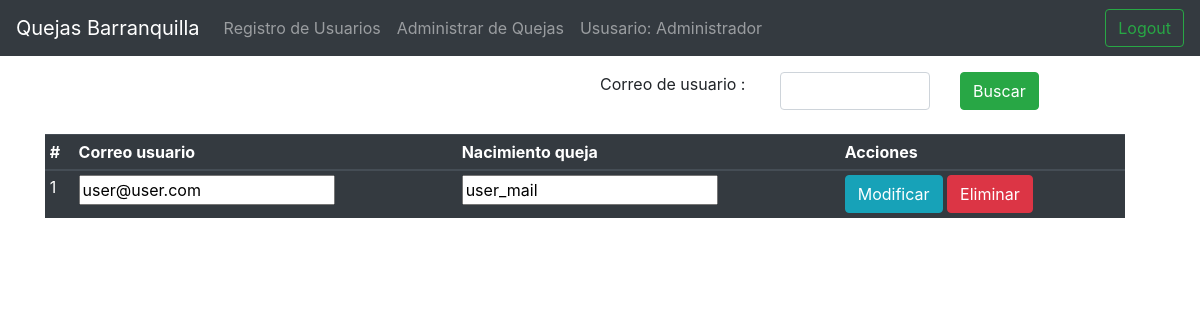
Page /index.php?complaints (signed in) on the committed database.
### tables this page shows
CREATE TABLE `complaints` (
  `id` int(6) UNSIGNED NOT NULL,
  `user_mail` varchar(30) NOT NULL,
  `complaint` text NOT NULL,
  `created_date` timestamp NOT NULL DEFAULT current_timestamp() ON UPDATE current_timestamp()
);

### complaints.php (called while the page is built, shortened)
<?php
class complaints{
	public function lis(){
		$c   = new conexion();
		$lin = $c->conectar();
		$sql = "SELECT * FROM complaints";
		$result = $lin->query($sql);
		$arr=array();
		while ($fila = $result->fetch_assoc()){
			$arr[]=$fila;
		}
		return($arr);
	}
}
?>

### crudComplaints.php (the view, shortened to what this page needs)
<?php
  require_once("complaints.php");
  $complaints = new complaints();
  if(isset($_POST['search']) && $_POST["user_mail"]!=""){
    $arr=$complaints->search($_POST["user_mail"]);
}  else{
  $arr=$complaints->lis();
}
   $view = isset($_SESSION['rol']) ? false:true;
 ?>
<?php if(!$view) { ?>
<div class="container mt-3">
<div class="row col-12">
    <div class="col-sm-6"></div>
    <div class="col-sm-2">
      <form method="post" action="">
      <label>Correo de usuario : </label>
    </div>
    <div class="col-sm-2">
      <input type="Text" class="form-control" name="user_mail">
    </div>
    <div class="col-sm-1">
      <input type="Submit" name="search" class="btn sm-btn btn-success" value="Buscar">
    </div>
  </div>
  <br>
<div class="row col-sm-12">
  <table class="table  table-sm table-dark">
  <thead>
    <tr>
      <th scope="col">#</th>
      <th scope="col">Correo usuario</th>
      <th scope="col">Nacimiento queja</th>
      <th colspan="2" scope="col">Acciones</th>
    </tr>
  </thead>
  <tbody>
<?php
   for($i=0;$i<count($arr);$i++){
   $id  = $arr[$i]['id'];
   $user_mail  = $arr[$i]['user_mail'];
   $complaint  = $arr[$i]['complaint'];
   ?>
   <form method="post" action="">
   <tr>
   <td  scope="row" >
   <?php echo $id?>
  </td>
   <td><input type="text" name="user_mail" value="<?php echo $user_mail?>"></td>
   <td><input type="text" name="complaint" value="<?php echo $complaint?>"></td>
   <td colspan="2">
     <input type="Submit" class="btn sm-btn btn-info" name="update" value="Modificar">
   <input type="Submit" class="btn sm-btn btn-danger" name="delete" value="Eliminar">
  </td>
   </tr>
   </form>
<?php
}
?>
</tbody>
  </div>
</div>
<?php   }  ?>

### rows in the picture
complaints: id "1", user_mail "user@user.com", complaint "user_mail"

### other values in the picture
$_SESSION['user']['name'] "Administrador"
